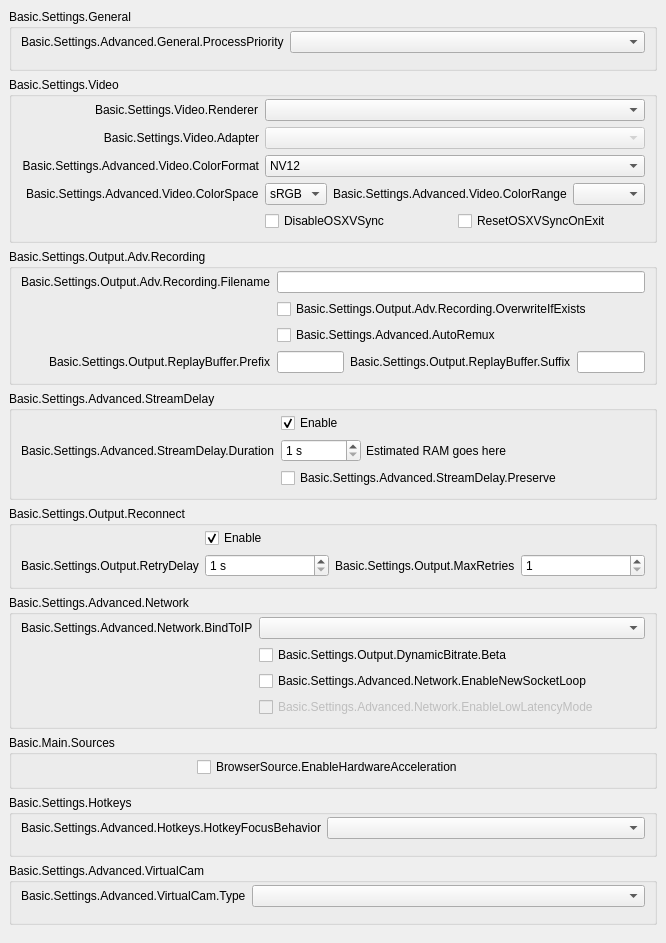
           <widget class="QWidget" name="scrollAreaWidgetContents">
            <property name="geometry">
             <rect>
              <x>0</x>
              <y>0</y>
              <width>609</width>
              <height>870</height>
             </rect>
            </property>
            <layout class="QVBoxLayout" name="verticalLayout_23">
             <property name="leftMargin">
              <number>0</number>
             </property>
             <property name="topMargin">
              <number>0</number>
             </property>
             <property name="rightMargin">
              <number>0</number>
             </property>
             <property name="bottomMargin">
              <number>9</number>
             </property>
             <item>
              <widget class="QFrame" name="widget_11">
               <layout class="QVBoxLayout" name="verticalLayout_24">
                <item>
                 <widget class="QGroupBox" name="advancedGeneralGroupBox">
                  <property name="title">
                   <string>Basic.Settings.General</string>
                  </property>
                  <layout class="QFormLayout" name="formLayout_22">
                   <property name="fieldGrowthPolicy">
                    <enum>QFormLayout::AllNonFixedFieldsGrow</enum>
                   </property>
                   <property name="labelAlignment">
                    <set>Qt::AlignRight|Qt::AlignTrailing|Qt::AlignVCenter</set>
                   </property>
                   <property name="topMargin">
                    <number>2</number>
                   </property>
                   <item row="0" column="0">
                    <widget class="QLabel" name="processPriorityLabel">
                     <property name="text">
                      <string>Basic.Settings.Advanced.General.ProcessPriority</string>
                     </property>
                     <property name="buddy">
                      <cstring>processPriority</cstring>
                     </property>
                    </widget>
                   </item>
                   <item row="0" column="1">
                    <widget class="QComboBox" name="processPriority"/>
                   </item>
                   <item row="1" column="0">
                    <spacer name="horizontalSpacer_13">
                     <property name="orientation">
                      <enum>Qt::Horizontal</enum>
                     </property>
                     <property name="sizeHint" stdset="0">
                      <size>
                       <width>170</width>
                       <height>0</height>
                      </size>
                     </property>
                    </spacer>
                   </item>
                  </layout>
                 </widget>
                </item>
                <item>
                 <widget class="QGroupBox" name="advancedVideoContainer">
                  <property name="title">
                   <string>Basic.Settings.Video</string>
                  </property>
                  <layout class="QFormLayout" name="formLayout_14">
                   <property name="fieldGrowthPolicy">
                    <enum>QFormLayout::AllNonFixedFieldsGrow</enum>
                   </property>
                   <property name="labelAlignment">
                    <set>Qt::AlignRight|Qt::AlignTrailing|Qt::AlignVCenter</set>
                   </property>
                   <property name="topMargin">
                    <number>2</number>
                   </property>
                   <item row="0" column="0">
                    <widget class="QLabel" name="rendererLabel">
                     <property name="text">
                      <string>Basic.Settings.Video.Renderer</string>
                     </property>
                     <property name="buddy">
                      <cstring>renderer</cstring>
                     </property>
                    </widget>
                   </item>
                   <item row="0" column="1">
                    <widget class="QComboBox" name="renderer">
                     <property name="currentText">
                      <string notr="true"/>
                     </property>
                    </widget>
                   </item>
                   <item row="1" column="0">
                    <widget class="QLabel" name="adapterLabel">
                     <property name="text">
                      <string>Basic.Settings.Video.Adapter</string>
                     </property>
                     <property name="alignment">
                      <set>Qt::AlignRight|Qt::AlignTrailing|Qt::AlignVCenter</set>
                     </property>
                     <property name="buddy">
                      <cstring>adapter</cstring>
                     </property>
                    </widget>
                   </item>
                   <item row="1" column="1">
                    <widget class="QComboBox" name="adapter">
                     <property name="enabled">
                      <bool>false</bool>
                     </property>
                     <property name="currentText">
                      <string notr="true"/>
                     </property>
                    </widget>
                   </item>
                   <item row="2" column="0">
                    <widget class="QLabel" name="label_30">
                     <property name="minimumSize">
                      <size>
                       <width>0</width>
                       <height>0</height>
                      </size>
                     </property>
                     <property name="text">
                      <string>Basic.Settings.Advanced.Video.ColorFormat</string>
                     </property>
                     <property name="alignment">
                      <set>Qt::AlignRight|Qt::AlignTrailing|Qt::AlignVCenter</set>
                     </property>
                     <property name="buddy">
                      <cstring>colorFormat</cstring>
                     </property>
                    </widget>
                   </item>
                   <item row="2" column="1">
                    <widget class="QComboBox" name="colorFormat">
                     <item>
                      <property name="text">
                       <string notr="true">NV12</string>
                      </property>
                     </item>
                     <item>
                      <property name="text">
                       <string notr="true">I420</string>
                      </property>
                     </item>
                     <item>
                      <property name="text">
                       <string>I444</string>
                      </property>
                     </item>
                     <item>
                      <property name="text">
                       <string notr="true">RGB</string>
                      </property>
                     </item>
                    </widget>
                   </item>
                   <item row="4" column="1">
                    <layout class="QHBoxLayout" name="horizontalLayout_18">
                     <property name="leftMargin">
                      <number>0</number>
                     </property>
                     <property name="topMargin">
                      <number>0</number>
                     </property>
                     <property name="rightMargin">
                      <number>0</number>
                     </property>
                     <property name="bottomMargin">
                      <number>0</number>
                     </property>
                     <item>
                      <widget class="QCheckBox" name="disableOSXVSync">
                       <property name="text">
                        <string>DisableOSXVSync</string>
                       </property>
                      </widget>
                     </item>
                     <item>
                      <widget class="QCheckBox" name="resetOSXVSync">
                       <property name="text">
                        <string>ResetOSXVSyncOnExit</string>
                       </property>
                      </widget>
                     </item>
                    </layout>
                   </item>
                   <item row="3" column="1">
                    <layout class="QHBoxLayout" name="horizontalLayout_20">
                     <property name="leftMargin">
                      <number>0</number>
                     </property>
                     <property name="topMargin">
                      <number>0</number>
                     </property>
                     <property name="rightMargin">
                      <number>0</number>
                     </property>
                     <property name="bottomMargin">
                      <number>0</number>
                     </property>
                     <item>
                      <widget class="QComboBox" name="colorSpace">
                       <item>
                        <property name="text">
                         <string notr="true">sRGB</string>
                        </property>
                       </item>
                       <item>
                        <property name="text">
                         <string notr="true">709</string>
                        </property>
                       </item>
                       <item>
                        <property name="text">
                         <string notr="true">601</string>
                        </property>
                       </item>
                      </widget>
                     </item>
                     <item>
                      <widget class="QLabel" name="label_34">
                       <property name="sizePolicy">
                        <sizepolicy hsizetype="Maximum" vsizetype="Preferred">
                         <horstretch>0</horstretch>
                         <verstretch>0</verstretch>
                        </sizepolicy>
                       </property>
                       <property name="text">
                        <string>Basic.Settings.Advanced.Video.ColorRange</string>
                       </property>
                       <property name="buddy">
                        <cstring>colorRange</cstring>
                       </property>
                      </widget>
                     </item>
                     <item>
                      <widget class="QComboBox" name="colorRange"/>
                     </item>
                    </layout>
                   </item>
                   <item row="3" column="0">
                    <widget class="QLabel" name="label_33">
                     <property name="text">
                      <string>Basic.Settings.Advanced.Video.ColorSpace</string>
                     </property>
                     <property name="buddy">
                      <cstring>colorSpace</cstring>
                     </property>
                    </widget>
                   </item>
                   <item row="4" column="0">
                    <spacer name="horizontalSpacer_12">
                     <property name="orientation">
                      <enum>Qt::Horizontal</enum>
                     </property>
                     <property name="sizeHint" stdset="0">
                      <size>
                       <width>170</width>
                       <height>20</height>
                      </size>
                     </property>
                    </spacer>
                   </item>
                  </layout>
                 </widget>
                </item>
                <item>
                 <widget class="QGroupBox" name="groupBox_6">
                  <property name="title">
                   <string>Basic.Settings.Output.Adv.Recording</string>
                  </property>
                  <layout class="QFormLayout" name="formLayout_17">
                   <property name="fieldGrowthPolicy">
                    <enum>QFormLayout::AllNonFixedFieldsGrow</enum>
                   </property>
                   <property name="labelAlignment">
                    <set>Qt::AlignRight|Qt::AlignTrailing|Qt::AlignVCenter</set>
                   </property>
                   <property name="topMargin">
                    <number>2</number>
                   </property>
                   <item row="0" column="0">
                    <widget class="QLabel" name="label_7">
                     <property name="text">
                      <string>Basic.Settings.Output.Adv.Recording.Filename</string>
                     </property>
                     <property name="buddy">
                      <cstring>filenameFormatting</cstring>
                     </property>
                    </widget>
                   </item>
                   <item row="0" column="1">
                    <widget class="QLineEdit" name="filenameFormatting"/>
                   </item>
                   <item row="1" column="1">
                    <widget class="QCheckBox" name="overwriteIfExists">
                     <property name="text">
                      <string>Basic.Settings.Output.Adv.Recording.OverwriteIfExists</string>
                     </property>
                    </widget>
                   </item>
                   <item row="3" column="1">
                    <layout class="QHBoxLayout" name="horizontalLayout_14">
                     <property name="leftMargin">
                      <number>0</number>
                     </property>
                     <property name="topMargin">
                      <number>0</number>
                     </property>
                     <property name="rightMargin">
                      <number>0</number>
                     </property>
                     <property name="bottomMargin">
                      <number>0</number>
                     </property>
                     <item>
                      <widget class="QLineEdit" name="simpleRBPrefix"/>
                     </item>
                     <item>
                      <widget class="QLabel" name="label_58">
                       <property name="text">
                        <string>Basic.Settings.Output.ReplayBuffer.Suffix</string>
                       </property>
                       <property name="buddy">
                        <cstring>simpleRBSuffix</cstring>
                       </property>
                      </widget>
                     </item>
                     <item>
                      <widget class="QLineEdit" name="simpleRBSuffix"/>
                     </item>
                    </layout>
                   </item>
                   <item row="3" column="0">
                    <widget class="QLabel" name="label_57">
                     <property name="text">
                      <string>Basic.Settings.Output.ReplayBuffer.Prefix</string>
                     </property>
                     <property name="buddy">
                      <cstring>simpleRBPrefix</cstring>
                     </property>
                    </widget>
                   </item>
                   <item row="1" column="0">
                    <spacer name="horizontalSpacer_10">
                     <property name="orientation">
                      <enum>Qt::Horizontal</enum>
                     </property>
                     <property name="sizeHint" stdset="0">
                      <size>
                       <width>170</width>
                       <height>20</height>
                      </size>
                     </property>
                    </spacer>
                   </item>
                   <item row="2" column="1">
                    <widget class="QCheckBox" name="autoRemux">
                     <property name="text">
                      <string>Basic.Settings.Advanced.AutoRemux</string>
                     </property>
                    </widget>
                   </item>
                   <item row="2" column="0">
                    <spacer name="horizontalSpacer_16">
                     <property name="orientation">
                      <enum>Qt::Horizontal</enum>
                     </property>
                     <property name="sizeHint" stdset="0">
                      <size>
                       <width>40</width>
                       <height>20</height>
                      </size>
                     </property>
                    </spacer>
                   </item>
                  </layout>
                 </widget>
                </item>
                <item>
                 <widget class="QGroupBox" name="groupBox_5">
                  <property name="title">
                   <string>Basic.Settings.Advanced.StreamDelay</string>
                  </property>
                  <layout class="QFormLayout" name="formLayout_18">
                   <property name="fieldGrowthPolicy">
                    <enum>QFormLayout::AllNonFixedFieldsGrow</enum>
                   </property>
                   <property name="labelAlignment">
                    <set>Qt::AlignRight|Qt::AlignTrailing|Qt::AlignVCenter</set>
                   </property>
                   <property name="topMargin">
                    <number>2</number>
                   </property>
                   <item row="1" column="0">
                    <widget class="QLabel" name="label_56">
                     <property name="text">
                      <string>Basic.Settings.Advanced.StreamDelay.Duration</string>
                     </property>
                     <property name="buddy">
                      <cstring>streamDelaySec</cstring>
                     </property>
                    </widget>
                   </item>
                   <item row="1" column="1">
                    <widget class="QFrame" name="widget_12">
                     <property name="enabled">
                      <bool>true</bool>
                     </property>
                     <layout class="QHBoxLayout" name="horizontalLayout_13">
                      <property name="spacing">
                       <number>5</number>
                      </property>
                      <property name="leftMargin">
                       <number>0</number>
                      </property>
                      <property name="topMargin">
                       <number>0</number>
                      </property>
                      <property name="rightMargin">
                       <number>0</number>
                      </property>
                      <property name="bottomMargin">
                       <number>0</number>
                      </property>
                      <item>
                       <widget class="QSpinBox" name="streamDelaySec">
                        <property name="enabled">
                         <bool>true</bool>
                        </property>
                        <property name="sizePolicy">
                         <sizepolicy hsizetype="Maximum" vsizetype="Fixed">
                          <horstretch>0</horstretch>
                          <verstretch>0</verstretch>
                         </sizepolicy>
                        </property>
                        <property name="minimumSize">
                         <size>
                          <width>80</width>
                          <height>0</height>
                         </size>
                        </property>
                        <property name="suffix">
                         <string notr="true"> s</string>
                        </property>
                        <property name="minimum">
                         <number>1</number>
                        </property>
                        <property name="maximum">
                         <number>1800</number>
                        </property>
                       </widget>
                      </item>
                      <item>
                       <widget class="QLabel" name="streamDelayInfo">
                        <property name="text">
                         <string notr="true">Estimated RAM goes here</string>
                        </property>
                       </widget>
                      </item>
                     </layout>
                    </widget>
                   </item>
                   <item row="2" column="1">
                    <widget class="QCheckBox" name="streamDelayPreserve">
                     <property name="text">
                      <string>Basic.Settings.Advanced.StreamDelay.Preserve</string>
                     </property>
                    </widget>
                   </item>
                   <item row="0" column="1">
                    <widget class="QCheckBox" name="streamDelayEnable">
                     <property name="text">
                      <string>Enable</string>
                     </property>
                     <property name="checked">
                      <bool>true</bool>
                     </property>
                    </widget>
                   </item>
                   <item row="2" column="0">
                    <spacer name="horizontalSpacer_9">
                     <property name="orientation">
                      <enum>Qt::Horizontal</enum>
                     </property>
                     <property name="sizeHint" stdset="0">
                      <size>
                       <width>170</width>
                       <height>20</height>
                      </size>
                     </property>
                    </spacer>
                   </item>
                  </layout>
                 </widget>
                </item>
                <item>
                 <widget class="QGroupBox" name="groupBox_7">
                  <property name="title">
                   <string>Basic.Settings.Output.Reconnect</string>
                  </property>
                  <layout class="QFormLayout" name="formLayout_19">
                   <property name="fieldGrowthPolicy">
                    <enum>QFormLayout::AllNonFixedFieldsGrow</enum>
                   </property>
                   <property name="labelAlignment">
                    <set>Qt::AlignRight|Qt::AlignTrailing|Qt::AlignVCenter</set>
                   </property>
                   <property name="topMargin">
                    <number>2</number>
                   </property>
                   <item row="0" column="1">
                    <widget class="QCheckBox" name="reconnectEnable">
                     <property name="text">
                      <string>Enable</string>
                     </property>
                     <property name="checked">
                      <bool>true</bool>
                     </property>
                    </widget>
                   </item>
                   <item row="1" column="1">
                    <layout class="QHBoxLayout" name="horizontalLayout_19">
                     <property name="leftMargin">
                      <number>0</number>
                     </property>
                     <property name="topMargin">
                      <number>0</number>
                     </property>
                     <property name="rightMargin">
                      <number>0</number>
                     </property>
                     <property name="bottomMargin">
                      <number>0</number>
                     </property>
                     <item>
                      <widget class="QSpinBox" name="reconnectRetryDelay">
                       <property name="suffix">
                        <string> s</string>
                       </property>
                       <property name="minimum">
                        <number>1</number>
                       </property>
                       <property name="maximum">
                        <number>30</number>
                       </property>
                      </widget>
                     </item>
                     <item>
                      <widget class="QLabel" name="label_22">
                       <property name="sizePolicy">
                        <sizepolicy hsizetype="Maximum" vsizetype="Preferred">
                         <horstretch>0</horstretch>
                         <verstretch>0</verstretch>
                        </sizepolicy>
                       </property>
                       <property name="text">
                        <string>Basic.Settings.Output.MaxRetries</string>
                       </property>
                       <property name="buddy">
                        <cstring>reconnectMaxRetries</cstring>
                       </property>
                      </widget>
                     </item>
                     <item>
                      <widget class="QSpinBox" name="reconnectMaxRetries">
                       <property name="minimum">
                        <number>1</number>
                       </property>
                       <property name="maximum">
                        <number>10000</number>
                       </property>
                      </widget>
                     </item>
                    </layout>
                   </item>
                   <item row="1" column="0">
                    <widget class="QLabel" name="label_17">
                     <property name="text">
                      <string>Basic.Settings.Output.RetryDelay</string>
                     </property>
                     <property name="buddy">
                      <cstring>reconnectRetryDelay</cstring>
                     </property>
                    </widget>
                   </item>
                   <item row="0" column="0">
                    <spacer name="horizontalSpacer_8">
                     <property name="orientation">
                      <enum>Qt::Horizontal</enum>
                     </property>
                     <property name="sizeHint" stdset="0">
                      <size>
                       <width>170</width>
                       <height>20</height>
                      </size>
                     </property>
                    </spacer>
                   </item>
                  </layout>
                 </widget>
                </item>
                <item>
                 <widget class="QGroupBox" name="advNetworkGroupBox">
                  <property name="title">
                   <string>Basic.Settings.Advanced.Network</string>
                  </property>
                  <layout class="QFormLayout" name="formLayout_23">
                   <property name="fieldGrowthPolicy">
                    <enum>QFormLayout::AllNonFixedFieldsGrow</enum>
                   </property>
                   <property name="labelAlignment">
                    <set>Qt::AlignRight|Qt::AlignTrailing|Qt::AlignVCenter</set>
                   </property>
                   <property name="topMargin">
                    <number>2</number>
                   </property>
                   <item row="0" column="0">
                    <widget class="QLabel" name="label_27">
                     <property name="text">
                      <string>Basic.Settings.Advanced.Network.BindToIP</string>
                     </property>
                     <property name="buddy">
                      <cstring>bindToIP</cstring>
                     </property>
                    </widget>
                   </item>
                   <item row="0" column="1">
                    <widget class="QComboBox" name="bindToIP"/>
                   </item>
                   <item row="2" column="1">
                    <widget class="QCheckBox" name="enableNewSocketLoop">
                     <property name="text">
                      <string>Basic.Settings.Advanced.Network.EnableNewSocketLoop</string>
                     </property>
                    </widget>
                   </item>
                   <item row="3" column="1">
                    <widget class="QCheckBox" name="enableLowLatencyMode">
                     <property name="enabled">
                      <bool>false</bool>
                     </property>
                     <property name="text">
                      <string>Basic.Settings.Advanced.Network.EnableLowLatencyMode</string>
                     </property>
                    </widget>
                   </item>
                   <item row="2" column="0">
                    <spacer name="horizontalSpacer_7">
                     <property name="orientation">
                      <enum>Qt::Horizontal</enum>
                     </property>
                     <property name="sizeHint" stdset="0">
                      <size>
                       <width>170</width>
                       <height>1</height>
                      </size>
                     </property>
                    </spacer>
                   </item>
                   <item row="1" column="1">
                    <widget class="QCheckBox" name="dynBitrate">
                     <property name="toolTip">
                      <string>Basic.Settings.Output.DynamicBitrate.TT</string>
                     </property>
                     <property name="text">
                      <string>Basic.Settings.Output.DynamicBitrate.Beta</string>
                     </property>
                    </widget>
                   </item>
                  </layout>
                 </widget>
                </item>
                <item>
                 <widget class="QGroupBox" name="sourcesGroup">
                  <property name="title">
                   <string>Basic.Main.Sources</string>
                  </property>
                  <layout class="QFormLayout" name="formLayout_34">
                   <property name="topMargin">
                    <number>2</number>
                   </property>
                   <item row="0" column="0">
                    <spacer name="horizontalSpacer_15">
                     <property name="orientation">
                      <enum>Qt::Horizontal</enum>
                     </property>
                     <property name="sizeHint" stdset="0">
                      <size>
                       <width>170</width>
                       <height>20</height>
                      </size>
                     </property>
                    </spacer>
                   </item>
                   <item row="0" column="1">
                    <widget class="QCheckBox" name="browserHWAccel">
                     <property name="text">
                      <string>BrowserSource.EnableHardwareAcceleration</string>
                     </property>
                    </widget>
                   </item>
                  </layout>
                 </widget>
                </item>
                <item>
                 <widget class="QGroupBox" name="groupBox_17">
                  <property name="title">
                   <string>Basic.Settings.Hotkeys</string>
                  </property>
                  <layout class="QFormLayout" name="formLayout_33">
                   <property name="labelAlignment">
                    <set>Qt::AlignRight|Qt::AlignTrailing|Qt::AlignVCenter</set>
                   </property>
                   <property name="topMargin">
                    <number>2</number>
                   </property>
                   <item row="0" column="0">
                    <widget class="QLabel" name="label_21">
                     <property name="text">
                      <string>Basic.Settings.Advanced.Hotkeys.HotkeyFocusBehavior</string>
                     </property>
                    </widget>
                   </item>
                   <item row="0" column="1">
                    <widget class="QComboBox" name="hotkeyFocusType"/>
                   </item>
                   <item row="1" column="0">
                    <spacer name="horizontalSpacer_14">
                     <property name="orientation">
                      <enum>Qt::Horizontal</enum>
                     </property>
                     <property name="sizeHint" stdset="0">
                      <size>
                       <width>170</width>
                       <height>0</height>
                      </size>
                     </property>
                    </spacer>
                   </item>
                  </layout>
                 </widget>
                </item>
                <item>
                 <widget class="QGroupBox" name="advVirtualCamGroupBox">
                  <property name="title">
                   <string>Basic.Settings.Advanced.VirtualCam</string>
                  </property>
                  <layout class="QFormLayout" name="advVirtualCamLayout">
                   <property name="fieldGrowthPolicy">
                    <enum>QFormLayout::AllNonFixedFieldsGrow</enum>
                   </property>
                   <property name="labelAlignment">
                    <set>Qt::AlignRight|Qt::AlignTrailing|Qt::AlignVCenter</set>
                   </property>
                   <property name="topMargin">
                    <number>2</number>
                   </property>
                   <item row="0" column="0">
                    <widget class="QLabel" name="virtualCamSelectLabel">
                     <property name="text">
                      <string>Basic.Settings.Advanced.VirtualCam.Type</string>
                     </property>
                    </widget>
                   </item>
		   <item row="0" column="1">
                    <widget class="QComboBox" name="virtualCamSelect"/>
                   </item>
		   <item row="1" column="0">
                    <spacer name="horizontalSpacer_1">
                     <property name="orientation">
                      <enum>Qt::Horizontal</enum>
                     </property>
                     <property name="sizeHint" stdset="0">
                      <size>
                       <width>170</width>
                       <height>0</height>
                      </size>
                     </property>
                    </spacer>
                   </item>
                  </layout>
                 </widget>
                </item>
               </layout>
              </widget>
             </item>
            </layout>
           </widget>
